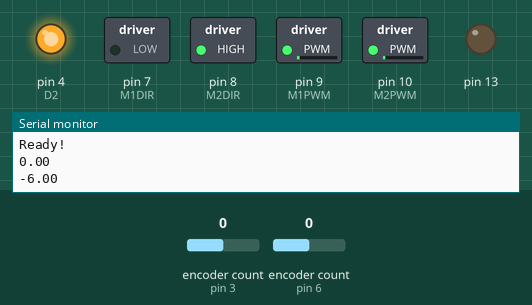
Simulated run of this sketch. Board: Arduino Uno, built with avr-gcc and run on an emulated ATmega328P. On the bench: switched loads named in the sketch (green lamp = pin HIGH), output pins drawn as LEDs (lit = HIGH), the last lines printed to the serial monitor. Inputs (shaded band) come from the test bench; at power-on: encoder count (sensors on pin 3, pin 6) 0.

Above: at 0.05 s.
At 1.2 s:
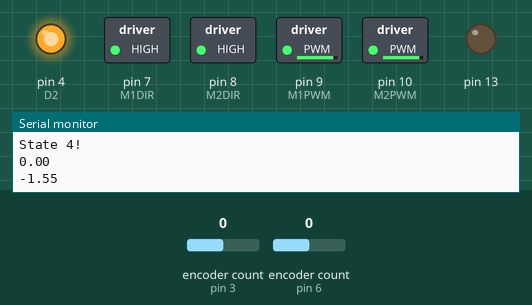
1.3 s: encoder count (sensor on pin 3) set to -1
4.3 s: encoder count (sensor on pin 6) set to 4
Timing chart, 0 to 13.3 s (numbered marks = the images above; inputs shaded):
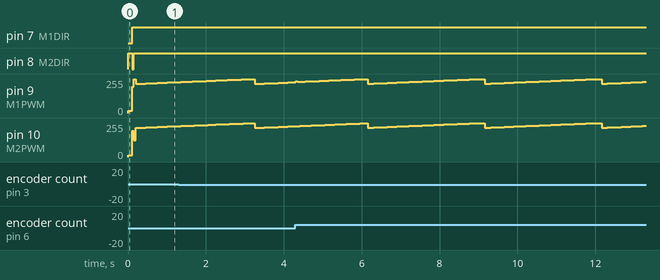

The sketch:

thisOneWorks4_12.ino
```cpp
#include <Encoder.h>
#include <Wire.h>
Encoder myEnc1(6, 2); //right wheel
Encoder myEnc2(3, 5); // left wheel

#define D2 4
#define M1DIR 7
#define M2DIR 8
#define M1PWM 9
#define M2PWM 10
#define SF 12

int period = 50;

float start_time = 0;
float startM1=0;
float startM2=0;
float finalM1=0;
float finalM2=0;
float difference1=0;
float difference2=0;
float angularVelocity1 = 0;
float angularVelocity2 = 0;
float angularPosition1 = 0;
float angularPosition2 = 0;
float time_now = 0;
float radius = 3;//inches
float rho_dot = 0;
float phi_dot = 0;
float rho = 0;
float phi = 0;
float distanceAcross = 12;//inches

// Controller Parameters
// Forward velocity controller
float Kp_rho_dot = 4;  // PWM counts per in/s error
float Ki_rho_dot = 40;
float Kp_rho = 16.445;
float Kd_rho = 0;
float Ki_rho = 0.73;
float I_rho_dot = 0; // forward velocity integrator
float I_rho = 0; // forward position integrator
float rho_dot_setpoint = 5; // in/s
float rho_setpoint=0;
bool POSITION_CONTROL = false;//if true then use rho_setpoint
// Controller Parameters
// angular velocity controller
float Kp_phi_dot = 20;  // PWM counts per rad/s error
float Ki_phi_dot = 200;
float Kp_phi = 14.12;
float Kd_phi = 0;
float Ki_phi = 0.79;
float I_phi_dot=0; // angular velocity integrator
float I_phi=0; // angular position integrator
float phi_dot_setpoint = .1; // rad/s
float phi_setpoint=0;
bool ANGULAR_POSITION_CONTROL = false;//false for getting it to move at a speed, true for set angle

//I2C Globals
#define SLAVE_ADDRESS 0x04
int number = 0;
unsigned long longValue = 0;
float distance = 0;
float angle = 90;
byte data[32] = {0};
byte newdata[32] = {0};
int i=0;
bool interruptFlag=true;

int state = 3;
float distanceDiff = 0;
float angleDiff = 0;


void setup() {
  // put your setup code here, to run once:
  start_time = millis();
  Serial.begin(115200);

  pinMode(D2, OUTPUT);
  pinMode(M1DIR, OUTPUT);
  pinMode(M2DIR,OUTPUT);
  pinMode(M1PWM, OUTPUT);
  pinMode(M2PWM, OUTPUT);
  pinMode(SF, INPUT);
  digitalWrite(D2,HIGH);

  myEnc1.write(0);
  myEnc2.write(0);

  //I2C Setup

  pinMode(13, OUTPUT);
  //Serial.begin(115200); // start serial for output
  // initialize i2c as slave
  Wire.begin(SLAVE_ADDRESS);

  // define callbacks for i2c communication
  Wire.onReceive(receiveData);
  Wire.onRequest(sendData);

  Serial.println("Ready!");

}

void loop() {


  // put your main code here, to run repeatedly:
  time_now = millis();

  // starting positions
  //phi_setpoint = (rho)/(24);
  startM1 = myEnc1.read();
  startM2 = -myEnc2.read();
  //Serial.print(startM1);
  //Serial.print("\t");
  //Serial.print(startM2);
  //Serial.print("\t");

  //differences
  difference1 = startM1 - finalM1;
  difference2 = startM2 - finalM2;
  //Serial.print(difference1);
  //Serial.print("\t");
  //Serial.print(difference2);
  //Serial.print("\t");

  //angular Positons
  angularPosition1 = (difference1*2*PI)/3200;
  angularPosition2 = (difference2*2*PI)/3200;
  //Serial.print(angularPosition1);
  //Serial.print("\t");
  //Serial.print(angularPosition2);
  //Serial.print("\t");

  //angular Velocity
  angularVelocity1 = (1000*angularPosition1)/period;
  angularVelocity2 = (1000*angularPosition2)/period;
  //Serial.print(angularVelocity1); //Right wheen
  //Serial.print("\t");
  //Serial.print(angularVelocity2);//Left wheel
  //Serial.print("\t");


  // final positions
  finalM1 = startM1;
  finalM2 = startM2;


  rho_dot = radius * (angularVelocity1 + angularVelocity2) * 0.5;
  phi_dot = radius * (angularVelocity1 - angularVelocity2) / distanceAcross;
  rho += rho_dot*((float)period/1000.0);
  if (state == 2){
    Serial.print(phi);
  }
  phi += phi_dot*((float)period/1000.0);

  //Serial.print("Angle");
  //Serial.print("\t");
  //Serial.println(angle);
  Controller();
  static float captureAngle;
  switch(state){
    case 1 ://spin until finding the marker
      if(angle != 90){
        phi_dot_setpoint = 0;
        //captureAngle = angle;
        //delay(2000);

        Serial.print("hi");
        Serial.print(captureAngle);
        Serial.println("\t");
      }
        //delay(1000);
        if (phi_dot_setpoint == 0){
          interruptFlag = 0;
          //delay(500);
          interruptFlag = 1;
          Serial.println("ey");
          //myEnc1.write(0);
          //myEnc2.write(0);
          captureAngle = angle;
          phi = 0;
          state = 2;

        }
        //state = 2;


        break;
    case 2 ://angle correction
      Serial.println("State 2!");
      Serial.println(phi_setpoint);
      Serial.println(phi);
      Serial.println(captureAngle);
      //myEnc1.write(0);
      //myEnc2.write(0);
      //ANGULAR_POSITION_CONTROL = true;
      //phi_setpoint = captureAngle;
      //POSITION_CONTROL = true;
      //ANGULAR_POSITION_CONTROL = true;
      //captureAngle = angle;
      //if(captureAngle < (-.01) || captureAngle > (.01)){
        //myEnc1.write(0);
        //myEnc2.write(0);
        ANGULAR_POSITION_CONTROL = true;
        Serial.println("Correcting...");
        phi_setpoint = captureAngle;

      //}


        break;
    case 3 ://go forward (account for 1 foot distance and distance of camera


      phi_dot_setpoint = 0; // rad/s
      phi_setpoint=0;
      ANGULAR_POSITION_CONTROL = false;
      POSITION_CONTROL = true; //will let us go a certain distance forward
      rho_setpoint= distance - 6;//in inches this will be where we put the distance from the beacon minus the numbers we need to
      Serial.println(rho);
      Serial.println(rho_setpoint);
      distanceDiff = rho_setpoint - rho;
      if (distanceDiff < 0.35){
        delay(100);
        state = 4;
      }


      //Controller();
      //delay(1000);
      //state = 4;


        break;
    case 4 ://turn 90 degrees and do circle
      Serial.println("State 4!");
      POSITION_CONTROL = false;
      rho_setpoint = 0;
      rho_dot_setpoint = 0;
      ANGULAR_POSITION_CONTROL = true;
      phi_dot_setpoint = 0;
      phi_setpoint=-1.55;//should be 90 degrees
      Serial.println(phi);
      Serial.println(phi_setpoint);
      rho = 0;
      angleDiff = phi_setpoint - phi;
      if(angleDiff > -.05){
        //delay(200);

        //POSITION_CONTROL = false;
        //rho_dot_setpoint = 5; // in/s
        //rho_setpoint=0;


        //ANGULAR_POSITION_CONTROL = true;
      //rho = 0;

        //phi_setpoint = (rho)/(12);

        //phi_dot_setpoint = 0;
        //Serial.print("Phi: ");
        //Serial.print("\t");
        //Serial.println(phi);
        //delay(100);
        phi = 0;
        rho = 0;
        state = 5;
      }
      //delay(1000);
      //state = 5;

        break;
    case 5: //go in a circle

      Serial.println("State 5!");
      //delay(100);
      POSITION_CONTROL = false;
      rho_dot_setpoint = 5; // in/s
      rho_setpoint=0;
//
//
//
//
      ANGULAR_POSITION_CONTROL = true;
//      //rho = 0;
//
      phi_setpoint = (rho)/(12);


        break;

    default:

        break;
  }
  // Controller Calculations

//  while(angle == 90){
//    Serial.print("while");
//    Serial.print("\t");
//    phi_setpoint = .524;
//    Serial.print("phi");
//    Serial.print("\t");
//    delay(2000);
//    Serial.print("delay");
//    Serial.print("\t");
//
//
//    if(angle != 90){
//      phi_setpoint = 0;
//    }
//
//  }


  /*Serial.print(ANGULAR_POSITION_CONTROL);
  Serial.print("\t");
  Serial.print(POSITION_CONTROL);
  Serial.print("\t");
  Serial.print(rho_dot_setpoint);
  Serial.print("\t");
  Serial.print(rho_dot);
  Serial.print("\t");
  Serial.print(phi_dot_setpoint);
  Serial.print("\t");
  Serial.print(phi_dot);
  Serial.print("\t");
  Serial.print(rho_setpoint);
  Serial.print("\t");
  Serial.print(rho);
  Serial.print("\t");
  Serial.print(phi_setpoint);
  Serial.print("\t");
  Serial.print(phi);
  Serial.print("\t");
  */
  if (millis() > time_now + period){
    Serial.println("Error: main took longer than the desired time");
  }
  while(millis() < time_now + period){

  }
  //Serial.println();


}
void Controller() {
   float rho_dot_error=0;
   float phi_dot_error=0;
   float PWM_bar=0;
   float PWM_delta = 0;
   int M1PWM_value=0;
   int M2PWM_value=0;
   float rho_error=0;
   float rho_error_old = 0;
   float phi_error=0;
   float phi_error_old=0;
   float rho_dot_setpoint_internal=0;
   float phi_dot_setpoint_internal=0;
   float Ki_rho_dot_use = 0;
   float Ki_phi_dot_use = 0;

   // set velocity setpoints to global variables in case velocity control is desired
   rho_dot_setpoint_internal = rho_dot_setpoint;
   phi_dot_setpoint_internal = phi_dot_setpoint;
   Ki_rho_dot_use = Ki_rho_dot;
   Ki_phi_dot_use = Ki_phi_dot;

   // implement outer controllers to set velocity setpoint, if position control is desired
   if (ANGULAR_POSITION_CONTROL) {
        phi_error = phi_setpoint - phi;
        I_phi += phi_error*(float)period/1000.0;
        phi_dot_setpoint= Kp_phi*phi_error + Kd_phi*(phi_error- phi_error_old)/((float)period/1000) + Ki_phi*I_phi;
        phi_error_old = phi_error;
        Ki_phi_dot_use = 0;
   }
   if (POSITION_CONTROL) {
         rho_error = rho_setpoint - rho;
         I_rho += rho_error*(float)period/1000.0;
         rho_dot_setpoint = Kp_rho*rho_error + Kd_rho*(rho_error - rho_error_old)/((float)period/1000) + Ki_rho*I_rho;
         rho_error_old = rho_error;
         Ki_rho_dot_use = 0;
   }

   // Inner Control Loop
   rho_dot_error = rho_dot_setpoint - rho_dot;
   phi_dot_error = phi_dot_setpoint - phi_dot;

   I_rho_dot = I_rho_dot + rho_dot_error*(float)period/1000.0;
   I_phi_dot = I_phi_dot + phi_dot_error*(float)period/1000.0;

   PWM_bar = Kp_rho_dot*rho_dot_error + Ki_rho_dot_use*I_rho_dot;
   PWM_delta = Kp_phi_dot*phi_dot_error  + Ki_phi_dot_use*I_phi_dot;

   M1PWM_value = (PWM_bar+PWM_delta)/2;
   M2PWM_value = (PWM_bar-PWM_delta)/2;

  if (M1PWM_value>0) {
    digitalWrite(M1DIR,LOW);
  }
  else{
    digitalWrite(M1DIR,HIGH);
  }

  if (M2PWM_value>0) {
    digitalWrite(M2DIR,HIGH);
  }
  else{
    digitalWrite(M2DIR,LOW);
  }

  M1PWM_value = abs(M1PWM_value);
  M2PWM_value = abs(M2PWM_value);

  if (M1PWM_value>255) {
    M1PWM_value =255;
    I_rho_dot=0;
    I_phi_dot=0;
    I_phi=0;
    I_rho=0;
    }
  if (M2PWM_value>255) {
    M2PWM_value =255;
    I_rho_dot=0;
    I_phi_dot=0;
    I_phi=0;
    I_rho=0;
  }
  analogWrite(M1PWM, M1PWM_value);
  analogWrite(M2PWM, M2PWM_value);


  //Serial.print(M1PWM_value);
  //Serial.print("\t");
  //Serial.print(M2PWM_value);
  //Serial.print("\t");
}

// callback for received data
void receiveData(int byteCount){
  if(interruptFlag){
    i=0;
    while(Wire.available()) {
     //if(Wire.read() == 0) continue;
     data[i] = Wire.read();
     //Serial.print(data[i]);
     //Serial.print(' ');
     if(i == 0 && data[i] > 63) break;
     i++;
    }
    //Byte
    if(data[0] == 0){
        number = data[1];
        Serial.println(number);
    //Long
    }else if(data[0] == 1){
      longValue = 0;
      for(byte j = 1; j<5; j++) longValue = (data[j] << ((j-1))<<3) | longValue;
      Serial.println(longValue);
    //Float
    }else if(data[0] == 2){
      long templongValue = 0;
      for(byte j = 1; j<5; j++) templongValue = (long(data[j]) << ((j-1)<<3)) | templongValue;
      distance = *((float*)&templongValue); // evil bit level hack
      Serial.println(distance);
    }else if(data[0] == 3){
      long templongValue = 0;
      for(byte j = 1; j<5; j++) templongValue = (long(data[j]) << ((j-1)<<3)) | templongValue;
      angle = (*((float*)&templongValue)) * (3.1415/180) ; // evil bit level hack
      Serial.println(angle);
    }
  }
}

// callback for sending data
void sendData(){
    if(data[0] == 64){
        Wire.write(number);
    //Long
    }else if(data[0] == 65){
      for(int j = 1; j < 5; j++) newdata[j] = byte(longValue & (0xFF << ((j-1) << 3)) >> ((j-1) << 3));
      Wire.write(newdata, 4);
    //Float
    }else if(data[0] == 66){
      //long tempLong = * ( long *) &floatValue;
      //for(int j = 1; j < 5; j++) newdata[j] = byte(tempLong & (0xFF << ((j-1) << 3)) >> ((j-1) << 3));
      Wire.write(newdata, 4);
    }

}
```

Measured:
- by itself, pin 10 (M2PWM): ramps from 220/255 to 255/255 and jumps back, once every 3.0 s
